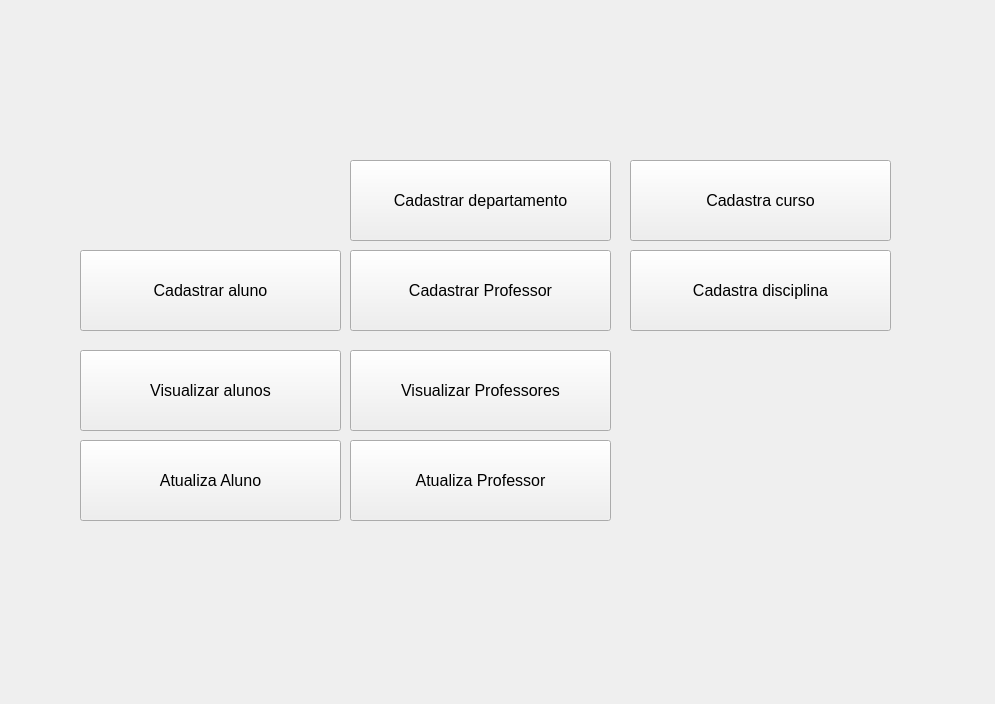
<?xml version="1.0" encoding="UTF-8"?>
<ui version="4.0">
 <class>Form</class>
 <widget class="QWidget" name="Form">
  <property name="geometry">
   <rect>
    <x>0</x>
    <y>0</y>
    <width>995</width>
    <height>704</height>
   </rect>
  </property>
  <property name="windowTitle">
   <string>Form</string>
  </property>
  <widget class="QPushButton" name="cadastra_disciplina">
   <property name="geometry">
    <rect>
     <x>630</x>
     <y>250</y>
     <width>261</width>
     <height>81</height>
    </rect>
   </property>
   <property name="font">
    <font>
     <family>Arial</family>
     <pointsize>12</pointsize>
    </font>
   </property>
   <property name="text">
    <string>Cadastra disciplina</string>
   </property>
  </widget>
  <widget class="QPushButton" name="cadastro_professor">
   <property name="geometry">
    <rect>
     <x>350</x>
     <y>250</y>
     <width>261</width>
     <height>81</height>
    </rect>
   </property>
   <property name="font">
    <font>
     <family>Arial</family>
     <pointsize>12</pointsize>
    </font>
   </property>
   <property name="text">
    <string>Cadastrar Professor</string>
   </property>
  </widget>
  <widget class="QPushButton" name="visu_professor">
   <property name="geometry">
    <rect>
     <x>350</x>
     <y>350</y>
     <width>261</width>
     <height>81</height>
    </rect>
   </property>
   <property name="font">
    <font>
     <family>Arial</family>
     <pointsize>12</pointsize>
    </font>
   </property>
   <property name="text">
    <string>Visualizar Professores</string>
   </property>
  </widget>
  <widget class="QPushButton" name="visu_aluno">
   <property name="geometry">
    <rect>
     <x>80</x>
     <y>350</y>
     <width>261</width>
     <height>81</height>
    </rect>
   </property>
   <property name="font">
    <font>
     <family>Arial</family>
     <pointsize>12</pointsize>
    </font>
   </property>
   <property name="text">
    <string>Visualizar alunos</string>
   </property>
  </widget>
  <widget class="QPushButton" name="cadastro_aluno">
   <property name="geometry">
    <rect>
     <x>80</x>
     <y>250</y>
     <width>261</width>
     <height>81</height>
    </rect>
   </property>
   <property name="font">
    <font>
     <family>Arial</family>
     <pointsize>12</pointsize>
    </font>
   </property>
   <property name="text">
    <string>Cadastrar aluno</string>
   </property>
  </widget>
  <widget class="QPushButton" name="cadastro_dep">
   <property name="geometry">
    <rect>
     <x>350</x>
     <y>160</y>
     <width>261</width>
     <height>81</height>
    </rect>
   </property>
   <property name="font">
    <font>
     <family>Arial</family>
     <pointsize>12</pointsize>
    </font>
   </property>
   <property name="text">
    <string>Cadastrar departamento</string>
   </property>
  </widget>
  <widget class="QPushButton" name="att_professor">
   <property name="geometry">
    <rect>
     <x>350</x>
     <y>440</y>
     <width>261</width>
     <height>81</height>
    </rect>
   </property>
   <property name="font">
    <font>
     <family>Arial</family>
     <pointsize>12</pointsize>
    </font>
   </property>
   <property name="text">
    <string>Atualiza Professor</string>
   </property>
  </widget>
  <widget class="QPushButton" name="att_aluno">
   <property name="geometry">
    <rect>
     <x>80</x>
     <y>440</y>
     <width>261</width>
     <height>81</height>
    </rect>
   </property>
   <property name="font">
    <font>
     <family>Arial</family>
     <pointsize>12</pointsize>
    </font>
   </property>
   <property name="text">
    <string>Atualiza Aluno</string>
   </property>
  </widget>
  <widget class="QPushButton" name="cadastra_curso">
   <property name="geometry">
    <rect>
     <x>630</x>
     <y>160</y>
     <width>261</width>
     <height>81</height>
    </rect>
   </property>
   <property name="font">
    <font>
     <family>Arial</family>
     <pointsize>12</pointsize>
    </font>
   </property>
   <property name="text">
    <string>Cadastra curso</string>
   </property>
  </widget>
 </widget>
 <resources/>
 <connections/>
</ui>
